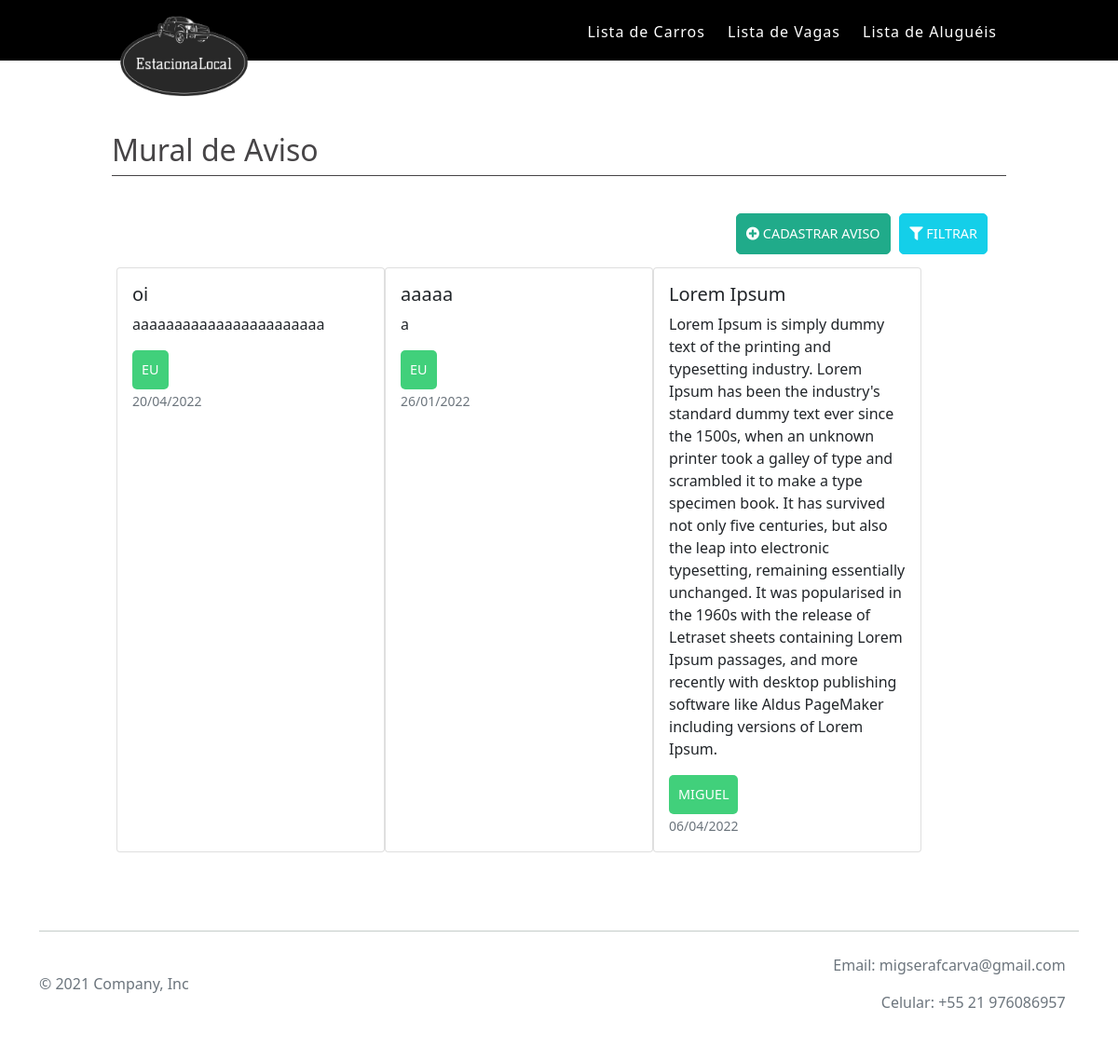
Screenshot of /aviso with the database file from the repository.
### tables this page shows
CREATE TABLE `tblaviso` (
  `idaviso` int(11) NOT NULL,
  `titulo` varchar(100) NOT NULL,
  `texto` longtext NOT NULL,
  `remetente` varchar(100) NOT NULL,
  `data` date NOT NULL
);

### app/core/Controller.php (called while the page is built, shortened)
<?php
class Controller{
     public function load($viewName, $viewData=array()){
       extract($viewData);
       include "app/views/" . $viewName .".php";
   }
}

### app/controllers/AvisoController.php (called while the page is built, shortened)
<?php
class AvisoController extends Controller{
   public function index(){
        $objAviso = new Aviso();
        $dados["lista"] = $objAviso->lista();
        $dados["view"] = "aviso/index";
         $this->load("template",$dados);
   }
}

### app/core/Core.php (called while the page is built, shortened)
<?php
class Core{
    private $parametros = array();
    public function run(){
       $c = new $controllerCorrente;
       call_user_func_array(array($c, $this->getMetodo()), $this->getParametros());
    }
    public function getMetodo() {
        return METODO_PADRAO;
    }
    public function getParametros() {
        return $this->parametros;
    }
}

### index.php (called while the page is built, shortened)
<?php
require 'app/core/Core.php';
$core = new Core;
$core->run();

### app/core/Model.php (called while the page is built, shortened)
<?php
abstract class Model{
    public function __construct() {
		 $opcoes = array(
                \PDO::ATTR_ERRMODE => \PDO::ERRMODE_EXCEPTION,
                \PDO::MYSQL_ATTR_INIT_COMMAND =>"Set NAMES utf8"
        );
        $this->db = new \PDO("mysql:dbname=".BANCO.";host=".SERVIDOR,USUARIO,SENHA, $opcoes);
    }
}

### app/models/Aviso.php (called while the page is built, shortened)
<?php
class Aviso extends Model{
    public function lista(){
        $sql = "SELECT * FROM tblaviso";
        $qry = $this->db->query($sql);
        return $qry->fetchAll(\PDO::FETCH_OBJ);
    }
}

### app/views/Aviso/index.php (the view, shortened to what this page needs)
<section class="caixa mt-4">
                        <div class="titulo h5 mb-0"> <h2>Mural de Aviso</h2></div>
				<div class="base-lista">
					<div>
						<div class="text-end d-flex">
							<a href="<?php echo URL_BASE."aviso/create" ?>" class="btn btn-verde d-inline-block mb-2 mx-1"><i class="fas fa fa-plus-circle" aria-hidden="true"></i> Cadastrar Aviso</a>
							<a href="" class="btn btn-azul d-inline-block mb-2 filtro"><i class="fas fa fa-filter" aria-hidden="true"></i> Filtrar</a>
						</div>
					</div>
                    <div class="rows">
                        <?php foreach($lista as $aviso) {?>
							<div class="card" style="width: 18rem;">
								<div class="card-body">
									<h5 class="card-title"><?php echo $aviso->titulo; ?></h5>
									<p class="card-text"><?php echo $aviso->texto;  ?></p>
									<a href="https://mail.google.com/" class="btn btn-primary"><?php echo $aviso->remetente;  ?></a>
									<p class="card-text"><small class="text-muted"><?php echo date("d/m/Y", strtotime($aviso->data));  ?></small></p>
								</div>
								</div>
								<?php } ?>
                                </div>
                                </div>
					</div>

### assets/css/style.css (style rules this page uses)
* { padding:0; margin:0; box-sizing:border-box; -webkit-box-sizing:border-box; -moz-box-sizing:border-box; -o-box-sizing:border-box; }
a { text-decoration:none; }
.caixa { width:100%; float:left; }
.titulo { display: block; border-bottom: solid 1px #464446; color: #464446; font-size: 1.2em; margin-bottom: 1.5rem; }
.base-lista { width:100%; float:left; padding:20px; margin-top:20px; }
.base-lista .btn { display:inline-block; }

### assets/css/auxiliar.css (style rules this page uses)
a { text-decoration:none; }
.d-inline-block { display:inline-block!important; }
.d-flex { display:flex!important; }
.mt-4,.my-4 { margin-top:2rem!important; }
.mb-2,.my-2 { margin-bottom:.9rem!important; }
.mb-0,.my-0 { margin-bottom:0!important; }
.ml-1,.mx-1 { margin-left:.6rem!important; }
.mr-1,.mx-1 { margin-right:.6rem!important; }
.h5 { font-size:1.1rem!important;margin-bottom:20px;display:block }
.text-end { justify-content: flex-end!important; }
.btn { display: block; padding: 10px; border:0; border-radius: 5px; color: #fff; text-align: center; text-transform: uppercase; text-decoration: none; background:#41d07b!important; transition:all .4s; font-size: .9rem!important; }
.btn-verde { background:#20AB8A!important; border: solid 1px #20AB8A!important; }
.btn-azul { background:#14CFE9!important; border: solid 1px #14CFE9!important; }

### assets/css/grade.css (style rules this page uses)
*,::after,::before { box-sizing:border-box; -webkit-box-sizing:border-box; -moz-box-sizing:border-box; -o-box-sizing:border-box; -ms-box-sizing:border-box; }
.rows { display:flex; display:-ms-flex; flex-wrap:wrap; -ms-flex-wrap:wrap; margin-left:-15px; margin-right:-15px; }

### rows the page displays
tblaviso: titulo "oi", texto "aaaaaaaaaaaaaaaaaaaaaaa", remetente "EU", data "20/04/2022"
tblaviso: titulo "aaaaa", texto "a", remetente "EU", data "26/01/2022"
tblaviso: titulo "Lorem Ipsum", texto "Lorem Ipsum is simply dummy text of the printing and typesetting industry. Lorem Ipsum has been the industry's standard dummy text ever since the 1500s, when an unknown printer took a galley of type and scrambled it to make a type specimen book. It has survived not only five centuries, but also the leap into electronic typesetting, remaining essentially unchanged. It was popularised in the 1960s with the release of Letraset sheets containing Lorem Ipsum passages, and more recently with desktop publishing software like Aldus PageMaker including versions of Lorem Ipsum.", remetente "MIGUEL", data "06/04/2022"
